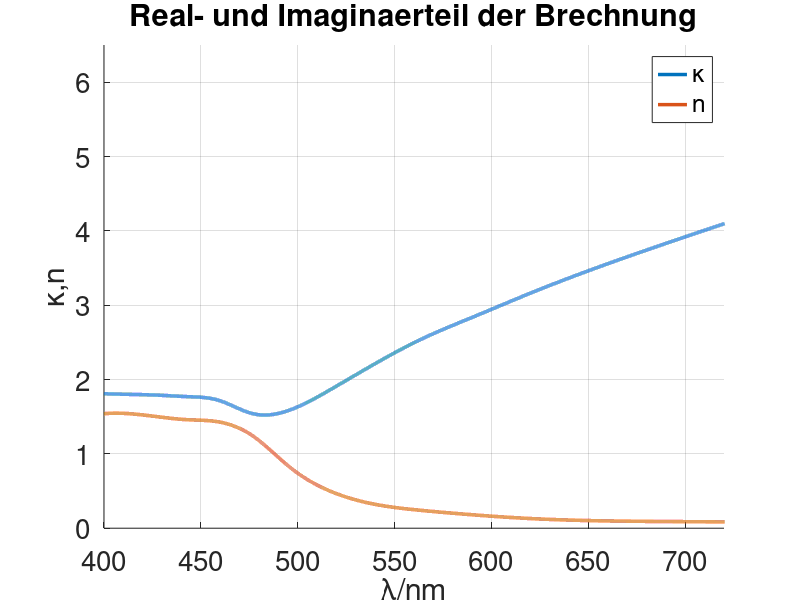
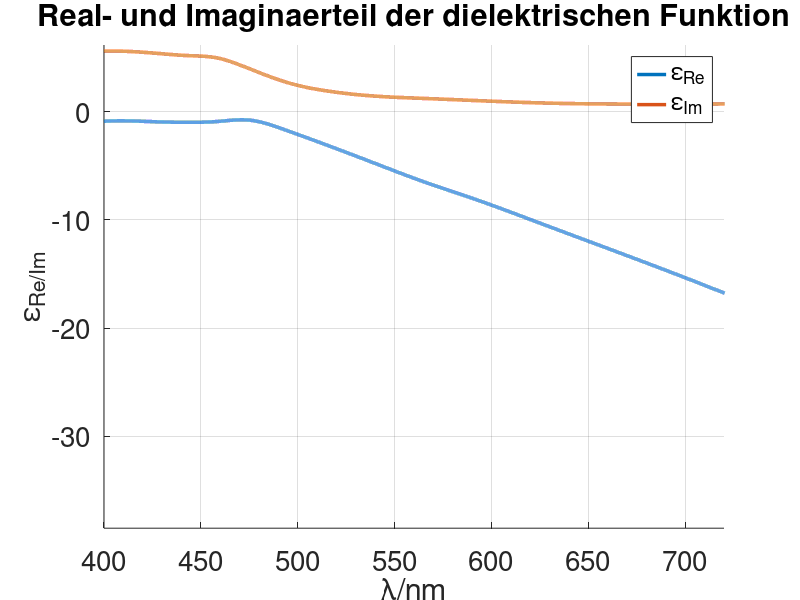
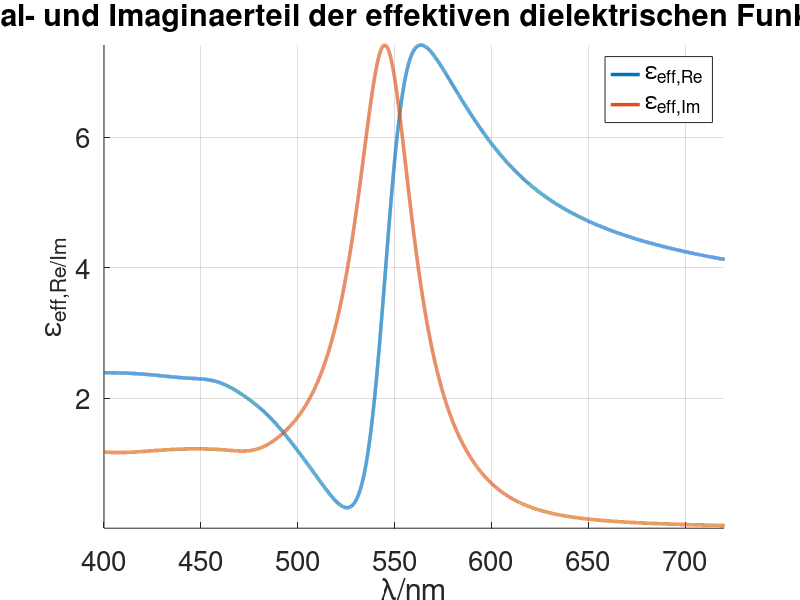
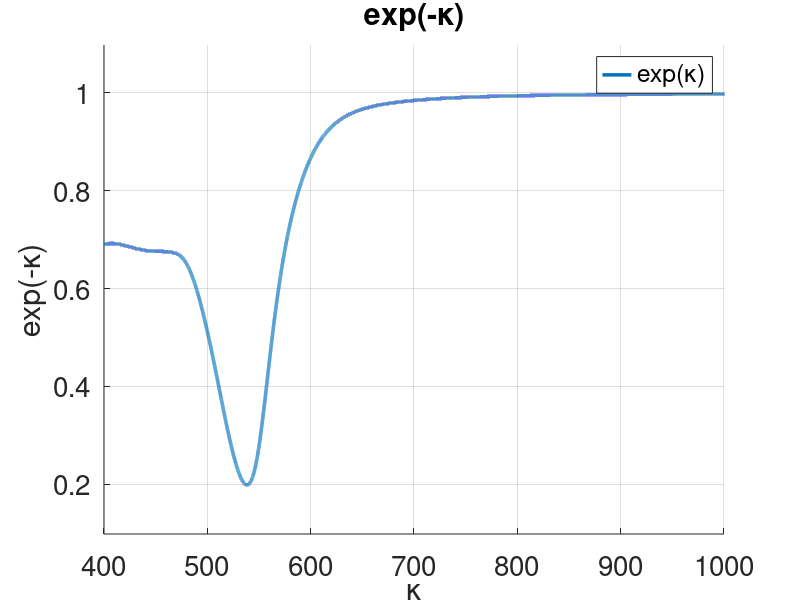

Reproduce these figures in MATLAB, in order. (Note: this script raises an error after producing the figures.)
function [] = mie_spektren_rechner

clear all;

%Wellenlaenge (aus Energie der Photonen ueber lambda=h*c/E) und Vektor
lambda=(1239.841974)./[1.2:0.2:2.0 2.1 2.2 2.4 2.5 2.6 2.7 2.8 2.9 3.0 3.1]';
lambi=[min(lambda):0.01:max(lambda)]';

%Werte von n und Interpolation dazwischen
n=[0.1 0.08 0.08 0.09 0.13 0.18 0.24 0.5 0.82 1.24 1.43 1.46 1.5 1.54 1.54]';
ni=interp1(lambda,n,lambi,'spline');

%Werte von k und Interpolation dazwischen
k=[6.54 5.44 4.56 3.82 3.16 2.84 2.54 1.86 1.59 1.54 1.72 1.77 1.79 1.8 1.81]';
ki=interp1(lambda,k,lambi,'spline');

%e_m fuer waessrige Loesung mit Glasplatte, f=0.2
e_m=1.77;
f=0.219803437590171;

figure;
hold all;
grid on;
title('Real- und Imaginaerteil der Brechnung');
xlabel('\lambda/nm');
ylabel('\kappa,n');
plot(lambi,ki,'LineWidth',2.5);
plot(lambi,ni,'LineWidth',2.5);
legend('\kappa','n');
set(gca, 'FontSize', 20);
axis([400 720 0 6.5]);
hold off;

%Berechnen des Imaginaer- und Realteils von epsilon
e_re=-(ki.^2-ni.^2);
e_im=sqrt(4*(ni.^2-e_re/2).^2-e_re.^2);

figure;
hold all;
grid on;
title('Real- und Imaginaerteil der dielektrischen Funktion');
xlabel('\lambda/nm');
ylabel('\epsilon_{Re/Im}');
plot(lambi,e_re,'LineWidth',2.5);
plot(lambi,e_im,'LineWidth',2.5);
legend('\epsilon_{Re}','\epsilon_{Im}');
set(gca, 'FontSize', 20);
axis([400 720 min(e_re)-0.1*min(e_re) max(e_im)+0.1*max(e_im)]);
hold off;

%Lambda(Maxwell-Garnett) in imag und real aufteilen
L_re=(e_re.^2+e_im.^2-2.*e_m.^2+e_re.*e_m)./((e_re+2*e_m).^2+e_im.^2);
L_im=(3*e_im.*e_m)./((e_re+2*e_m).^2+e_im.^2);

%Real und Imag von effektiver dielektrischen Funktion
e_effre=e_m*(L_re*f+1-2*f^2.*L_re.^2-2*f^2.*L_im.^2)./((1-L_re*f).^2+L_im.^2*f^2);
e_effim=e_m*(3*f.*L_im)./((1-L_re*f).^2+L_im.^2*f^2);

figure;
hold all;
grid on;
title('Real- und Imaginaerteil der effektiven dielektrischen Funktion');
xlabel('\lambda/nm');
ylabel('\epsilon_{eff,Re/Im}');
plot(lambi,e_effre,'LineWidth',2.5);
plot(lambi,e_effim,'LineWidth',2.5);
legend('\epsilon_{eff,Re}','\epsilon_{eff,Im}');
set(gca, 'FontSize', 20);
axis([400 720 min(e_effim) max(e_effre)]);
hold off;

kap=sqrt(-e_effre./2+sqrt(e_effre.^2+e_effim.^2)./(2));

figure;
hold on;
grid on;
title('exp(-\kappa)');
plot(lambi, exp(-kap),'LineWidth',2.5);
legend('exp(\kappa)');
xlabel('\kappa');
ylabel('exp(-\kappa)');
set(gca, 'FontSize', 20);
axis([400 1000 min(exp(-kap))-0.1 max(exp(-kap))+0.1]);
hold off;

figure;
hold on;
grid on;
xlabel('\lambda/nm');
ylabel('\kappa');
plot(lambi, kap,'LineWidth',2.5);
legend('\kappa');
set(gca, 'FontSize', 20);
axis([400 1000 min(kap)-0.1*min(kap) max(kap)+0.1*max(kap)]);
hold off;

gamma =4*pi*kap./lambi;

load('C:\Users\Philipp Hacker\Desktop\Uni\git\fpraktikum_mit_alex\Mie-Streuung\Peiauair150minedit.txt');
load('C:\Users\Philipp Hacker\Desktop\Uni\git\fpraktikum_mit_alex\Mie-Streuung\Peiaubr90minedit.txt');
load('C:\Users\Philipp Hacker\Desktop\Uni\git\fpraktikum_mit_alex\Mie-Streuung\Peiauh2o90minedit.txt');
load('C:\Users\Philipp Hacker\Desktop\Uni\git\fpraktikum_mit_alex\Mie-Streuung\Peiauni90minedit.txt');
load('C:\Users\Philipp Hacker\Desktop\Uni\git\fpraktikum_mit_alex\Mie-Streuung\Peiaupro90minedit.txt');
load('C:\Users\Philipp Hacker\Desktop\Uni\git\fpraktikum_mit_alex\Mie-Streuung\Peiautol90minedit.txt');
load('C:\Users\Philipp Hacker\Desktop\Uni\git\fpraktikum_mit_alex\Mie-Streuung\PEIBRedit.txt');
load('C:\Users\Philipp Hacker\Desktop\Uni\git\fpraktikum_mit_alex\Mie-Streuung\PEIedit.txt');
load('C:\Users\Philipp Hacker\Desktop\Uni\git\fpraktikum_mit_alex\Mie-Streuung\PEIH2Oedit.txt');
load('C:\Users\Philipp Hacker\Desktop\Uni\git\fpraktikum_mit_alex\Mie-Streuung\PEINIedit.txt');
load('C:\Users\Philipp Hacker\Desktop\Uni\git\fpraktikum_mit_alex\Mie-Streuung\PEIPROedit.txt');
load('C:\Users\Philipp Hacker\Desktop\Uni\git\fpraktikum_mit_alex\Mie-Streuung\PEITOLedit.txt');
load('C:\Users\Philipp Hacker\Desktop\Uni\git\fpraktikum_mit_alex\Mie-Streuung\AULSGedit.txt');
load('C:\Users\Philipp Hacker\Desktop\Uni\git\fpraktikum_mit_alex\Mie-Streuung\Peiauair45minedit.txt');
load('C:\Users\Philipp Hacker\Desktop\Uni\git\fpraktikum_mit_alex\Mie-Streuung\H2Oedit.txt');

figure;
hold on;
grid on;
fprintf(1,'Maxima des Theorie-Vergleichs\n');
plot(lambi,100*gamma,'LineWidth',2.5);

[gamma_m,x] = max(100*gamma);
lamb_max = lambi(x);
fprintf(1,'Gamma -- e_m = 1.77, gamma_max = %d m^{-1}, lambda_max = %d nm\n', gamma_m, lamb_max);

plot(H2Oedit(:,1),log(1/min((10.^(AULSGedit(:,2))-10.^(H2Oedit(:,2))))*(10.^(AULSGedit(:,2))-10.^(H2Oedit(:,2)))),'LineWidth',2.5);

[gamma_m,x] = max(log(1/min((10.^(AULSGedit(:,2))-10.^(H2Oedit(:,2))))*(10.^(AULSGedit(:,2))-10.^(H2Oedit(:,2)))));
lamb_max = lambi(x);
fprintf(1,'Au-Lsg -- e_m = 1.77, gamma_max = %d m^{-1}, lambda_max = %d nm\n', gamma_m, lamb_max);

axis([400 720 0 4.5]);
xlabel('\lambda/nm');
ylabel('\gamma in m^{-1}, Absorptionskoeff.');
legend('\gamma_{theo}','Abs(Au-Loes.)-Abs(H_{2}O)');
set(gca, 'FontSize', 20);
hold off;

figure;
hold on;
grid on;
%plot(lambi,100*gamma,'LineWidth',2.5);
fprintf(1,'gemessene Maxima\n');
plot(H2Oedit(:,1),log(1/min(10.^(Peiauh2o90minedit(:,2))-10.^(PEIH2Oedit(:,2)))*(10.^(Peiauh2o90minedit(:,2))-10.^(PEIH2Oedit(:,2)))),'LineWidth',2.5);

[gamma_m,x] = max(log(1/min(10.^(Peiauh2o90minedit(:,2))-10.^(PEIH2Oedit(:,2)))*(10.^(Peiauh2o90minedit(:,2))-10.^(PEIH2Oedit(:,2)))));
lamb_max = lambi(x);
fprintf(1,'PEI_au, H2O. 90min. -- e_m = 1.77, gamma_max = %d m^{-1}, lambda_max = %d nm\n', gamma_m, lamb_max);

plot(H2Oedit(:,1),log(1/min((10.^(Peiautol90minedit(:,2))-10.^(PEITOLedit(:,2))))*(10.^(Peiautol90minedit(:,2))-10.^(PEITOLedit(:,2)))),'LineWidth',2.5);

[gamma_m,x] = max(log(1/min((10.^(Peiautol90minedit(:,2))-10.^(PEITOLedit(:,2))))*(10.^(Peiautol90minedit(:,2))-10.^(PEITOLedit(:,2)))));
lamb_max = lambi(x);
fprintf(1,'PEI_au,Toluol. 90min. -- e_m = 1.496, gamma_max = %d m^{-1}, lambda_max = %d nm\n', gamma_m, lamb_max);

plot(H2Oedit(:,1),log(1/min((10.^(Peiaubr90minedit(:,2))-10.^(PEIBRedit(:,2))))*(10.^(Peiaubr90minedit(:,2))-10.^(PEIBRedit(:,2)))),'LineWidth',2.5);

[gamma_m,x] = max(log(1/min((10.^(Peiaubr90minedit(:,2))-10.^(PEIBRedit(:,2))))*(10.^(Peiaubr90minedit(:,2))-10.^(PEIBRedit(:,2)))));
lamb_max = lambi(x);
fprintf(1,'PEI_au,Brombenzol. 90min. -- e_m = 1.5602, gamma_max = %d m^{-1}, lambda_max = %d nm\n', gamma_m, lamb_max);

plot(H2Oedit(1:168,1),log(1/min((10.^(Peiauni90minedit(1:168,2))-10.^(PEINIedit(1:168,2))))*(10.^(Peiauni90minedit(1:168,2))-10.^(PEINIedit(1:168,2)))),'LineWidth',2.5);

[gamma_m,x] = max(log(1/min((10.^(Peiauni90minedit(1:168,2))-10.^(PEINIedit(1:168,2))))*(10.^(Peiauni90minedit(1:168,2))-10.^(PEINIedit(1:168,2)))));
lamb_max = lambi(x);
fprintf(1,'PEI_au,Nitromethan. 90min. -- e_m = 1.3818, gamma_max = %d m^{-1}, lambda_max = %d nm\n', gamma_m, lamb_max);

plot(H2Oedit(:,1),log(1/min((10.^(Peiaupro90minedit(:,2))-10.^(PEIPROedit(:,2))))*(10.^(Peiaupro90minedit(:,2))-10.^(PEIPROedit(:,2)))),'LineWidth',2.5);

[gamma_m,x] = max(log(1/min((10.^(Peiaupro90minedit(:,2))-10.^(PEIPROedit(:,2))))*(10.^(Peiaupro90minedit(:,2))-10.^(PEIPROedit(:,2)))));
lamb_max = lambi(x);
fprintf(1,'PEI_au, Propandiol 90min. -- e_m = 1.43, gamma_max = %d m^{-1}, lambda_max = %d nm\n', gamma_m, lamb_max);

xlabel('\lambda/nm');
ylabel('\gamma in m^{-1}');
axis([400 700 0 1]);
legend('Abs(PEI-Au, 90 min., H_{2}O)-Abs(PEI, H_{2}O)','Abs(PEI-Au, 90 min., Toluol)-Abs(PEI, Toluol)','Abs(PEI-Au, 90 min., Bromb.)-Abs(PEI, Bromb.)','Abs(PEI-Au, 90 min., Nitr.)-Abs(PEI, Nitr.)','Abs(PEI-Au, 90 min., Propandiol)-Abs(PEI, Prop.)');
set(gca, 'FontSize', 20);
hold off;

figure;
hold on;
grid on;
fprintf(1,'Maxima aus Luft\n');

plot(H2Oedit(:,1),log(1/min((10.^(Peiauair150minedit(:,2))-10.^(PEIedit(:,2))))*(10.^(Peiauair150minedit(:,2))-10.^(PEIedit(:,2)))),'LineWidth',2.5);

[gamma_m,x] = max(log(1/min((10.^(Peiauair150minedit(1:126,2))-10.^(PEIedit(1:126,2))))*(10.^(Peiauair150minedit(1:126,2))-10.^(PEIedit(1:126,2)))));
lamb_max = lambi(x);
fprintf(1,'PEI Au Luft 150min. -- e_m = 1, gamma_max = %d m^{-1}, lambda_max = %d nm\n', gamma_m, lamb_max);

plot(H2Oedit(:,1),log(1/min((10.^(Peiauair45minedit(:,2))-10.^(PEIedit(:,2))))*(10.^(Peiauair45minedit(:,2))-10.^(PEIedit(:,2)))),'LineWidth',2.5);

[gamma_m,x] = max(log(1/min((10.^(Peiauair45minedit(1:126,2))-10.^(PEIedit(1:126,2))))*(10.^(Peiauair45minedit(1:126,2))-10.^(PEIedit(1:126,2)))));
lamb_max = lambi(x);
fprintf(1,'PEI Au Luft 45min. -- e_m = 1, gamma_max = %d m^{-1}, lambda_max = %d nm\n', gamma_m, lamb_max);

xlabel('\lambda/nm');
ylabel('\gamma in m^{-1}');
axis([320 700 0 1]);
legend('Abs(PEI-Au, 150 min., Luft)-Abs(PEI, Luft)','Abs(PEI-Au, 45 min., Luft)-Abs(PEI, Luft)');
set(gca, 'FontSize', 20);
hold off;

figure;
hold on;
grid on;
set(gca,'FontSize',20);
xlabel('\lambda');
ylabel('\gamma(\lambda) in m^{-1}')
fprintf(1,'Theoretische Werte\n');
for e_m = [1.77 1.3818 1.43 1.496 1.5602];
    e_effre=e_m*(L_re*f+1-2*f^2.*L_re.^2-2*f^2.*L_im.^2)./((1-L_re*f).^2+L_im.^2*f^2);
    e_effim=e_m*(3*f.*L_im)./((1-L_re*f).^2+L_im.^2*f^2);
    kap=sqrt(-e_effre./2+sqrt(e_effre.^2+e_effim.^2)./(2));
    gamma =4*pi*kap./lambi;
    plot(lambi,100*gamma,'LineWidth',2.5);
    [gam_max,x] = max(gamma);
    lam_max = lambi(x);
    fprintf(1,'e_m = %d -- gamma_max = %d 1/m, lambda_max = %d nm\n', e_m, gam_max, lam_max); 
end;
legend('\epsilon_{m}=1.77, Wasser','\epsilon_{m}=1.3818, Nitromethan','\epsilon_{m}=1.5602, Brombenzol','\epsilon_{m}=1.496, Toluol','\epsilon_{m}=1.43, Propandiol');
axis([528 546 2.8 3.8]);
hold off;

load('xray150.DAT');

figure;
hold on;
grid on;
set(gca,'FontSize',20);
plot(xray150(:,1)*10,xray150(:,2),'LineWidth',2.5);
axis([0 1.2 0 max(xray150(:,2))]);
legend('Roentgenreflektometrie-Daten');
xlabel('q_{z}/nm^{-1}');
ylabel('Intensitaet, a.u.');
hold off;

clear all;

end